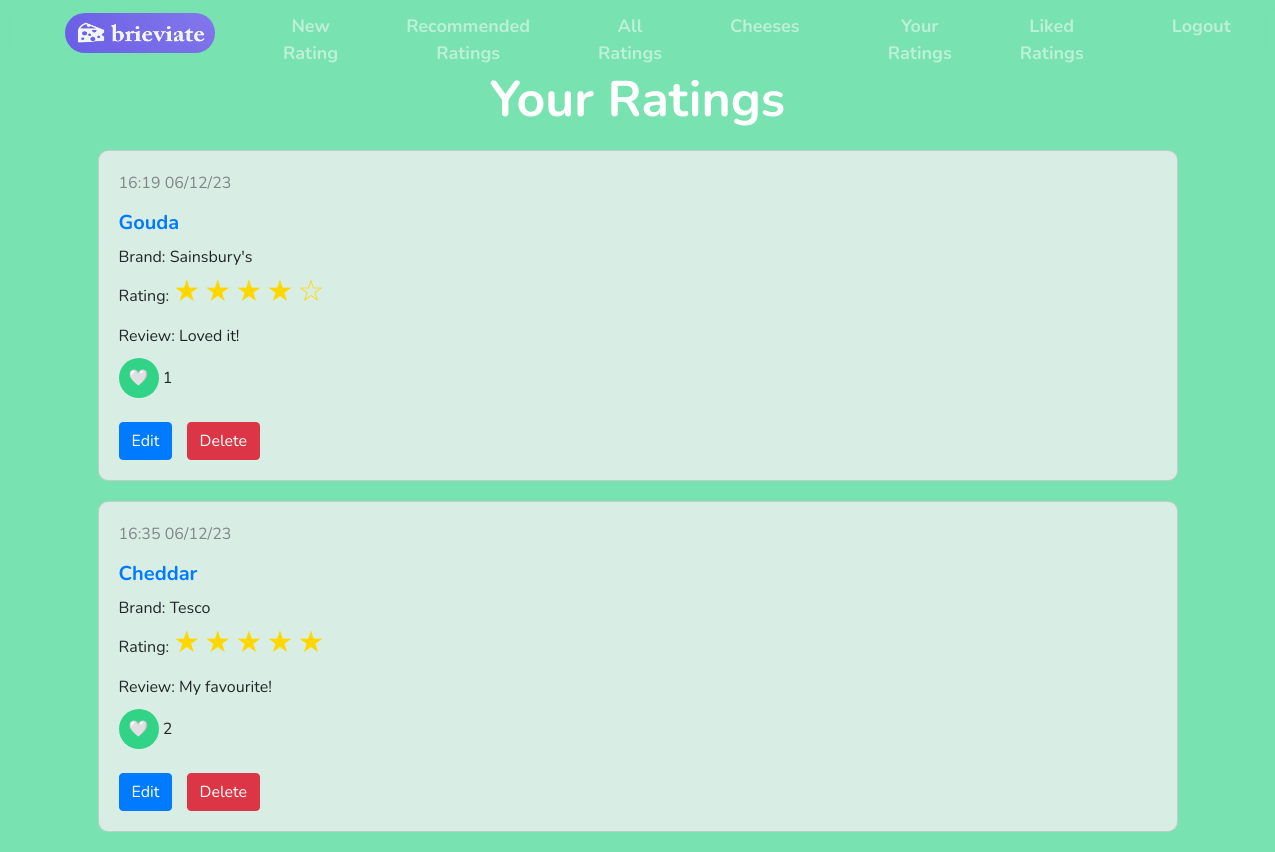
Page /user_profile (signed in) on the committed database.
### app/models.py (models this page shows, shortened)
class Cheese(db.Model):
    id = db.Column(db.Integer, primary_key=True)
    name = db.Column(db.String(64), index=True, unique=False)

class Review(db.Model):
    id = db.Column(db.Integer, primary_key=True)
    cheese_id = db.Column(db.Integer, db.ForeignKey('cheese.id'))
    user_id = db.Column(db.Integer, db.ForeignKey('user.id'))
    date = db.Column(db.DateTime, index=True)
    brand = db.Column(db.String(50))
    review = db.Column(db.String(500))
    rating = db.Column(db.Integer)
    likes = db.Column(db.Integer, default=0)

### app/ratings.py (the view)
@ratings.route('/user_profile')
@login_required
def user_profile():
    reviews_original = Review.query.filter_by(user_id=current_user.id).all()
    reviews = []
    for entry in reviews_original:
        review = {}
        review['id']=entry.id
        review['date'] = entry.date.strftime("%H:%M %d/%m/%y")
        review['cheese'] = Cheese.query.filter_by(id=entry.cheese_id).first().name
        review['brand'] = entry.brand
        review['rating'] = entry.rating
        review['review'] = entry.review
        review['likes'] = entry.likes
        reviews.append(review)
    return render_template('user_profile.html',  reviews=reviews, title='My Ratings')

### app/__init__.py (called while the page is built)
@login_manager.user_loader
def load_user(user_id):
    return User.query.get(int(user_id))

@app.before_request
def initial_setup():
    filename = app.static_folder + '/cheeses.txt'
    get_cheeses(filename)

### app/get_cheeses.py (called while the page is built)
def get_cheeses(filename):
    with open(filename, 'r') as file:
        cheeses = file.readlines()
        for cheese_name in cheeses:
            cheese_name = cheese_name.strip()
            existing_cheese = Cheese.query.filter_by(name=cheese_name).first()
            if not existing_cheese:
                cheese = Cheese(name=cheese_name)
                db.session.add(cheese)
        db.session.commit()

### app/templates/user_profile.html (shortened to what this page needs)
{% extends "base.html" %}
{% block content %}
<div class="container">
    <h1 class="page-title">Your Ratings</h1>
    <div class="container-fluid">
        <div class="row">
            <div class="col-12">
                {% for review in reviews %}
                <div class="card" data-id="{{ review.id }}">
                    <div class="card-body">
                        <p class="card-text-datetime">{{ review.date }}</p>
                        <h6 class="card-text-cheese"><a href="{{ url_for ('cheeses.cheese_profile', cheese=review.cheese.lower().replace(' ', '-')) }}">{{ review.cheese }}</a></h6>
                        <p class="card-text-brand">Brand: {{ review.brand }}</p>
                        <p class="card-text">Rating:
                            {% for i in range(review.rating) %}
                            <span class="review-stars">&#9733;</span>
                            {% endfor %}
                            {% for i in range(5 - review.rating) %}
                            <span class="review-stars">&#9734;</span>
                        {% endfor %}
                        <p class="card-text">Review: {{ review.review }}</p>
                        <button class="like-button" review-id="{{ review.id }}">
                            &#129293;
                        </button>
                        <span id="likes-{{ review.id }}">{{ review.likes }}</span><br><br>
                        <td> <button type="button" class="btn btn-primary edit-review-button">Edit</button> </td>
                        <td><button type="button" class="btn btn-danger delete-review-button">Delete</button></td>
                    </div>
                </div>
                {% endfor %}
            </div>
        </div>
    </div>
</div>
{% endblock %}

### app/static/formatting.css (style rules this page uses)
.page-title { color: #ffffff; font-size: 50px; text-align: center; font-weight: bold; margin-bottom: 20px; }
.card { background-color: rgba(240, 240, 240, 0.8); backdrop-filter: blur(5px); border-radius: 10px; margin-bottom: 20px; }
.card-body { padding: 20px; }
.card-text { margin-bottom: 10px; }
.card-text-datetime { color: #818589; }
.card-text-cheese { font-size: 20px; font-weight:bold; margin-bottom: 10px; }
.card-text-brand { margin-bottom: 0px; }
.review-stars { color: gold; font-size: 30px; }
.edit-review-button, .delete-review-button { margin-right: 10px; }
.like-button { width: 40px; height: 40px; border-radius: 50%; background-color: #31d386; border: none; cursor: pointer; align-items: center; }
body { background-color: #78e2b0; font-family: 'Nunito'; font-size: 16px; }

### rows in the picture
Cheese: cheese "Gouda"
Review: brand "Sainsbury's", review "Loved it!"
Cheese: cheese "Cheddar"
Review: brand "Tesco", review "My favourite!"

### other values in the picture
{{ review.date }} "16:19 06/12/23" "16:35 06/12/23"
{{ review.likes }} "1" "2"
